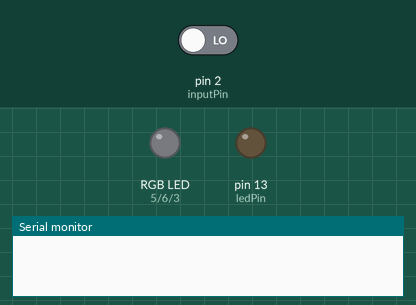
This sketch was run on a simulated Arduino Uno, built with avr-gcc and run on an emulated ATmega328P. On the bench: an RGB LED mixed from three pins (HIGH = lit), output pins drawn as LEDs (lit = HIGH), the last lines printed to the serial monitor. The test bench sets the inputs (shaded band); at power-on: pin 2 (inputPin) LOW.

Above: at 1.2 s.
1.3 s: pin 2 (inputPin) driven HIGH
At 2.65 s:
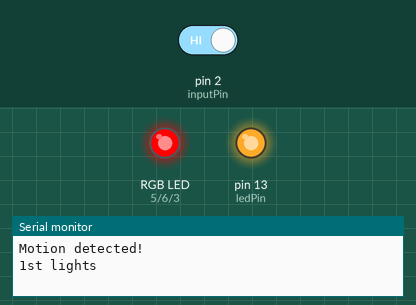
At 17.1 s:
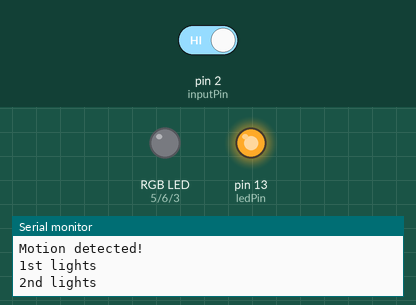
Timing chart, 0 to 18.6 s (numbered marks = the images above; inputs shaded):
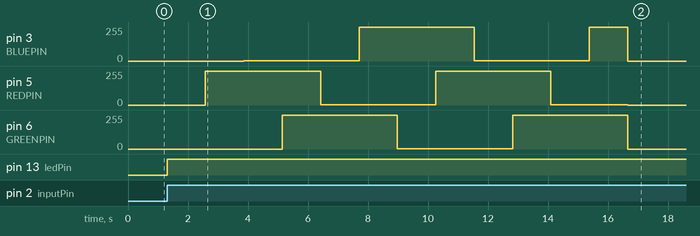

The sketch:

rgb.ino
```cpp
// color swirl! connect an RGB LED to the PWM pins as indicated
// in the #defines
// public domain, enjoy!
 /*
 * PIR sensor tester
 */

int ledPin = 13;                // choose the pin for the LED
int inputPin = 2;               // choose the input pin (for PIR sensor)
int pirState = LOW;             // we start, assuming no motion detected
int val = 0;                    // variable for reading the pin status


#define REDPIN 5
#define GREENPIN 6
#define BLUEPIN 3

#define FADESPEED 5     // make this higher to slow down

void setup() {
  pinMode(REDPIN, OUTPUT);
  pinMode(GREENPIN, OUTPUT);
  pinMode(BLUEPIN, OUTPUT);
    pinMode(ledPin, OUTPUT);      // declare LED as output
  pinMode(inputPin, INPUT);     // declare sensor as input

  Serial.begin(9600);
}

void rgbLights() {
   int r, g, b;

  // fade from blue to violet
  for (r = 0; r < 256; r++) {
    analogWrite(REDPIN, r);
    delay(FADESPEED);
  }
  // fade from violet to red
  for (b = 255; b > 0; b--) {
    analogWrite(BLUEPIN, b);
    delay(FADESPEED);
  }
  // fade from red to yellow
  for (g = 0; g < 256; g++) {
    analogWrite(GREENPIN, g);
    delay(FADESPEED);
  }
  // fade from yellow to green
  for (r = 255; r > 0; r--) {
    analogWrite(REDPIN, r);
    delay(FADESPEED);
  }
  // fade from green to teal
  for (b = 0; b < 256; b++) {
    analogWrite(BLUEPIN, b);
    delay(FADESPEED);
  }
  // fade from teal to blue
  for (g = 255; g > 0; g--) {
    analogWrite(GREENPIN, g);
    delay(FADESPEED);
  }
}
void loop() {
   val = digitalRead(inputPin);  // read input value
  if (val == HIGH) {            // check if the input is HIGH
    digitalWrite(ledPin, HIGH);  // turn LED ON
    if (pirState == LOW) {
      pirState = HIGH;
      // we have just turned on
      Serial.println("Motion detected!");
      Serial.println("1st lights");
      rgbLights();
      Serial.println("2nd lights");
      rgbLights();

  analogWrite(GREENPIN, 0);
  analogWrite(BLUEPIN, 0);
  analogWrite(REDPIN, 0);


    }
  }

  else {
    digitalWrite(ledPin, LOW); // turn LED OFF
    if (pirState == HIGH){
      pirState = LOW;
      // we have just turned of
      Serial.println("Ready to detect motion!");
      // We only want to print on the output change, not state

    }
  }
}
```

Measured:
- after the input at 1.3 s, pin 3 (BLUEPIN): 0/255 → 1/255 after 2.6 s, → 255/255 3.8 s later, → 1/255 3.8 s later, → 255/255 3.8 s later, … (5 changes in this stretch); pin 5 (REDPIN): 0/255 → 255/255 after 1.3 s, → 1/255 3.8 s later, → 255/255 3.8 s later, → 1/255 3.8 s later, … (5 changes in this stretch)
